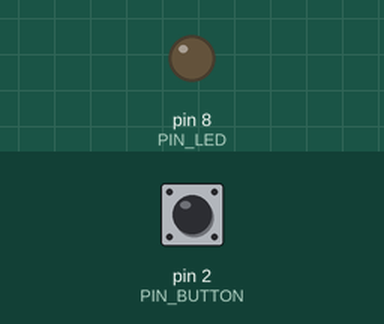
This sketch was run on a simulated Arduino Uno, built with avr-gcc and run on an emulated ATmega328P. Parts: output pins drawn as LEDs (lit = HIGH). The test bench sets the inputs (shaded band); at power-on: pin 2 (PIN_BUTTON) LOW.

Above: at 1.2 s.
1.3 s: pin 2 (PIN_BUTTON) pulled HIGH for 0.15 s
At 1.37 s:
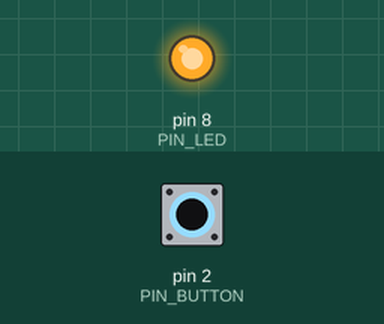
2.9 s: pin 2 (PIN_BUTTON) pulled HIGH for 3.2 s
At 6.6 s:
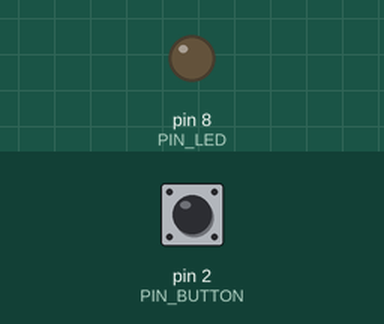
Timing chart, 0 to 8.1 s (numbered marks = the images above; inputs shaded):
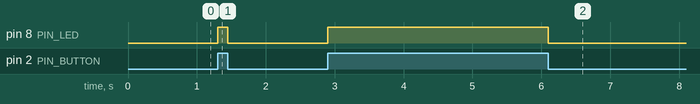

The sketch:

sketch_button.ino
```cpp
/*
 * 푸시 버튼을 눌러 LED를 제어하는 예제 코드
 *
 * 푸시 버튼을 누르면 LED가 켜지고, 떼면 LED가 꺼진다.
 * 더 많은 정보는 토이 메이커스 http://cafe.naver.com/toymakers
 *
 * 2017년 1월 18일 수정됨 by 율리안(Yulian)
 *
 */

int PIN_LED = 8;    // 8번 핀을 LED 제어용으로 선언
int PIN_BUTTON = 2; // 2번 핀을 버튼 입력용으로 선언

void setup() {
  pinMode(PIN_LED, OUTPUT);   // LED 핀을 출력 모드로 초기화
  pinMode(PIN_BUTTON, INPUT); // BUTTON 핀을 입력 모드로 초기화
}

void loop() {

  int inputValue = digitalRead(PIN_BUTTON); // 디지털 입력으로 BUTTON 핀의 값을 읽어옴

  if (inputValue == HIGH) {
    digitalWrite(PIN_LED, HIGH);  // LED 켜기
  }
  else {
    digitalWrite(PIN_LED, LOW);   // LED 끄기
  }
}
```

Measured:
- after the input at 1.3 s, pin 8 (PIN_LED): LOW → HIGH at once, → LOW 0.15 s later
- after the input at 2.9 s, pin 8 (PIN_LED): LOW → HIGH at once, → LOW 3.2 s later
